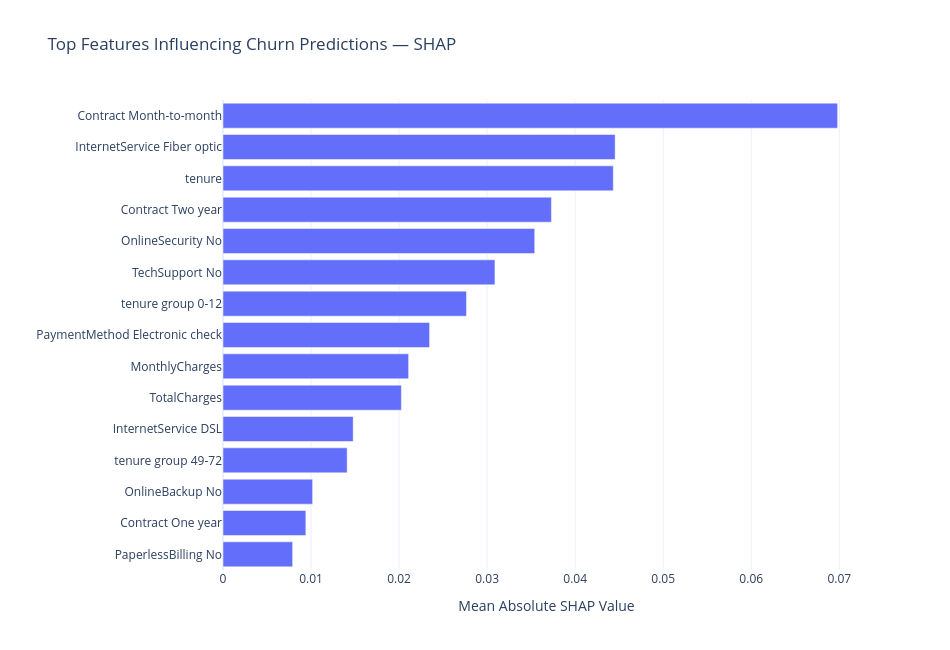

The cell this chart's notebook holds for it:
### Code cell
top_shap_features = shap_importance.head(15).sort_values(
    "Mean Absolute SHAP"
)

fig = px.bar(
    top_shap_features,
    x="Mean Absolute SHAP",
    y="Feature",
    orientation="h",
    title="Top Features Influencing Churn Predictions — SHAP",
    template="plotly_white"
)

fig.update_layout(
    width=950,
    height=650,
    xaxis_title="Mean Absolute SHAP Value",
    yaxis_title=""
)

fig.show()

### Figure 1 — Plotly figure (JSON) as saved in the notebook; plotly's stock layout.template omitted (floating-point values rounded to 4 significant figures)
{"data": [{"hovertemplate": "Mean Absolute SHAP=%{x}<br>Feature=%{y}<extra></extra>", "legendgroup": "", "marker": {"color": "#636efa", "pattern": {"shape": ""}}, "name": "", "orientation": "h", "showlegend": false, "textposition": "auto", "type": "bar", "x": [0.007912, 0.009411, 0.01018, 0.0141, 0.01479, 0.02026, 0.02108, 0.02347, 0.02766, 0.03089, 0.03541, 0.03731, 0.04433, 0.04454, 0.06981], "xaxis": "x", "y": ["PaperlessBilling No", "Contract One year", "OnlineBackup No", "tenure group 49-72", "InternetService DSL", "TotalCharges", "MonthlyCharges", "PaymentMethod Electronic check", "tenure group 0-12", "TechSupport No", "OnlineSecurity No", "Contract Two year", "tenure", "InternetService Fiber optic", "Contract Month-to-month"], "yaxis": "y"}], "layout": {"barmode": "relative", "height": 650, "legend": {"tracegroupgap": 0}, "title": {"text": "Top Features Influencing Churn Predictions — SHAP"}, "width": 950, "xaxis": {"anchor": "y", "domain": [0, 1], "title": {"text": "Mean Absolute SHAP Value"}}, "yaxis": {"anchor": "x", "domain": [0, 1], "title": {"text": ""}}}}
